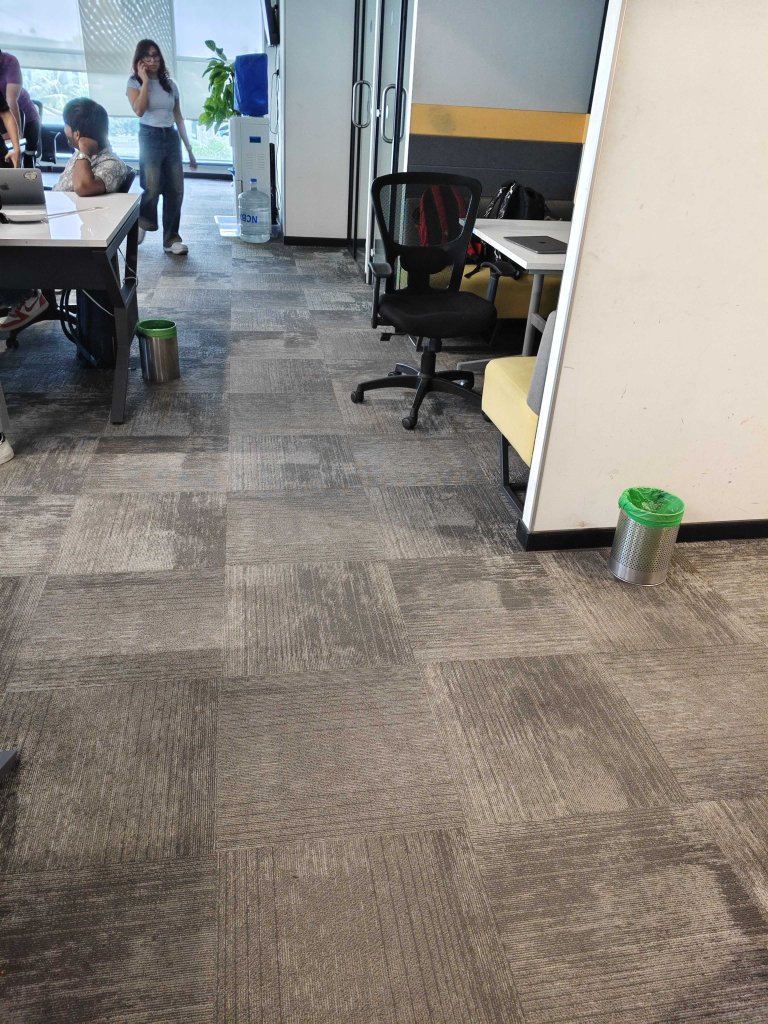
#> input picture data/floor_right_11ft.jpg, 3072 x 4096 px, found by its file name (shown at 1/4 size)
$ python sparse_disp_sift_ransac.py
#> lines starting #> are read from the running program, lines starting #| are printed output that depends on the picture; long printed decimals are rounded
import cv2
import numpy as np

# Load grayscale stereo images
imgR = cv2.imread('/Users/vedant/Documents/Projects_Flam/stereo_disp/data/floor_right_11ft.jpg', cv2.IMREAD_GRAYSCALE)
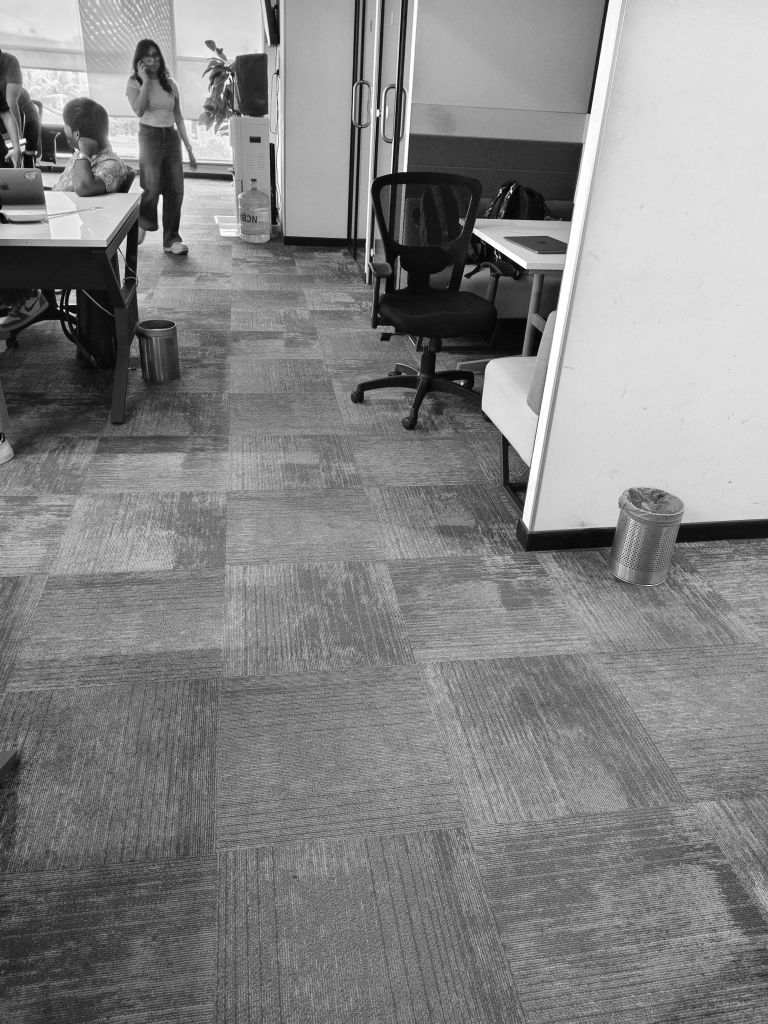
#> imgR: shape (4096, 3072) (shown at 1/4 size); min 0, max 255, mean 132.4
imgL = cv2.imread('/Users/vedant/Documents/Projects_Flam/stereo_disp/data/floor_left_11ft.jpg', cv2.IMREAD_GRAYSCALE)
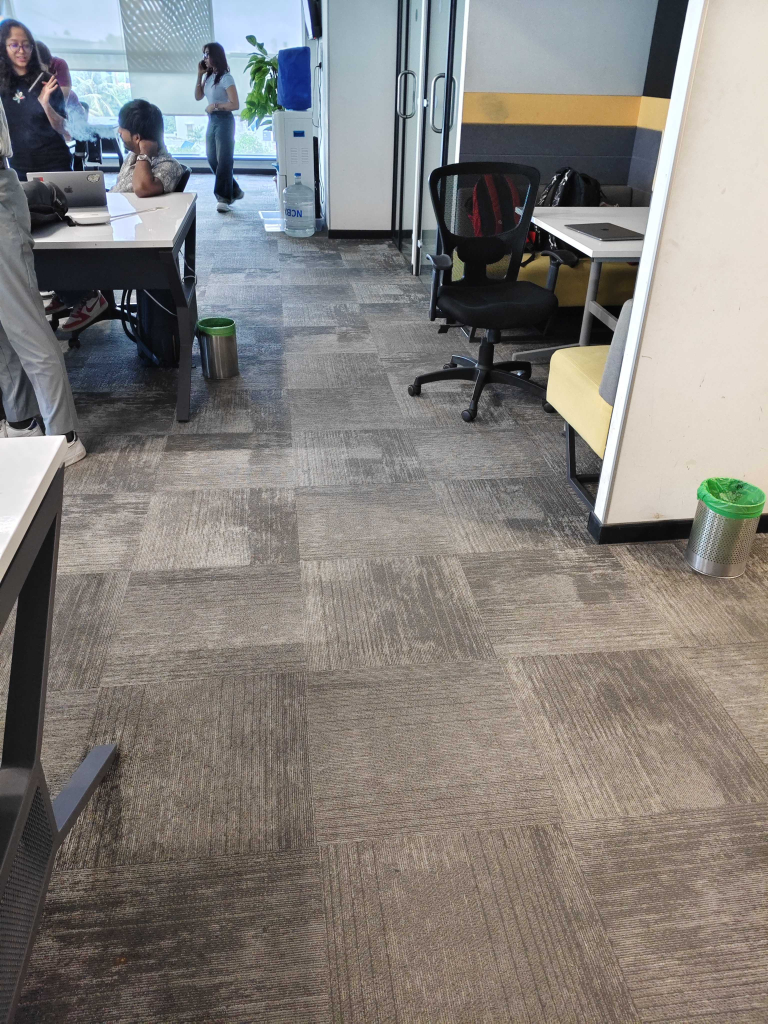
#> input picture data/floor_left_11ft.jpg, 3072 x 4096 px, found by its file name (shown at 1/4 size)
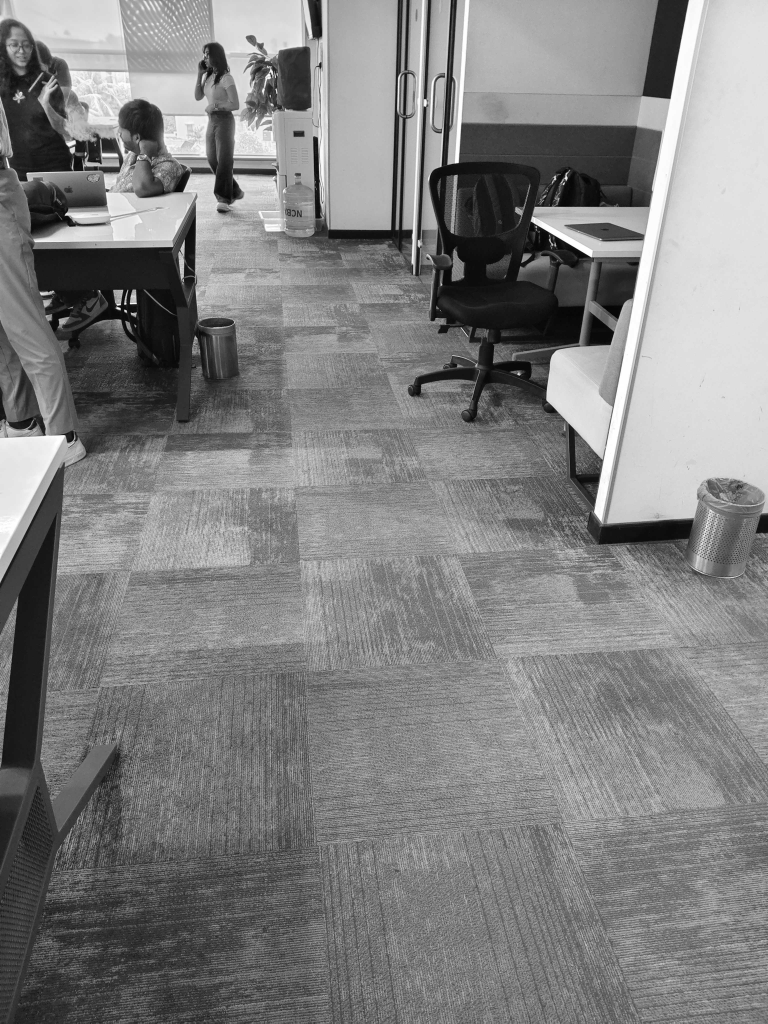
#> imgL: shape (4096, 3072) (shown at 1/4 size); min 0, max 255, mean 128.2

# Resize images to (width=1280, height=960)
target_size = (1080, 1920)
imgL = cv2.resize(imgL, target_size, interpolation=cv2.INTER_AREA)
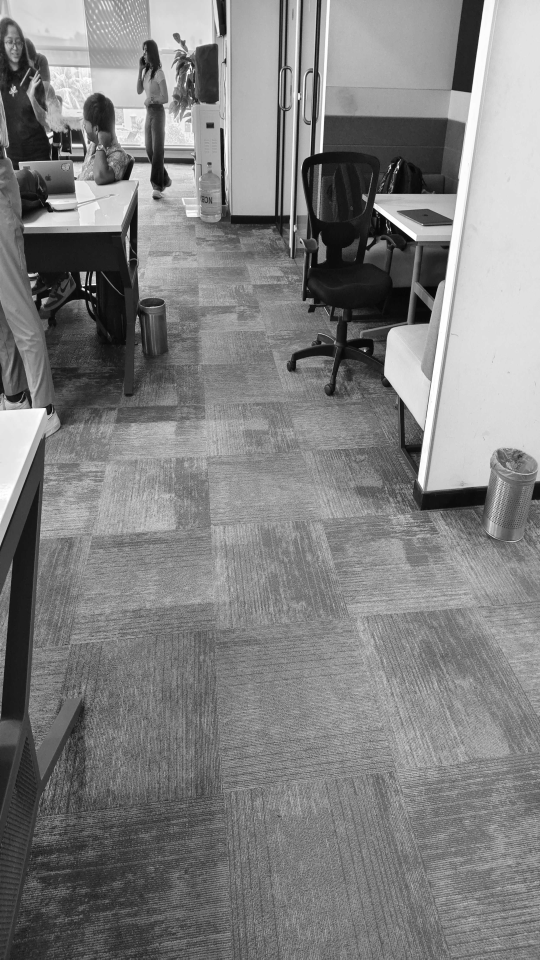
#> imgL: shape (1920, 1080) (shown at 1/2 size); min 3, max 255, mean 128.2
imgR = cv2.resize(imgR, target_size, interpolation=cv2.INTER_AREA)
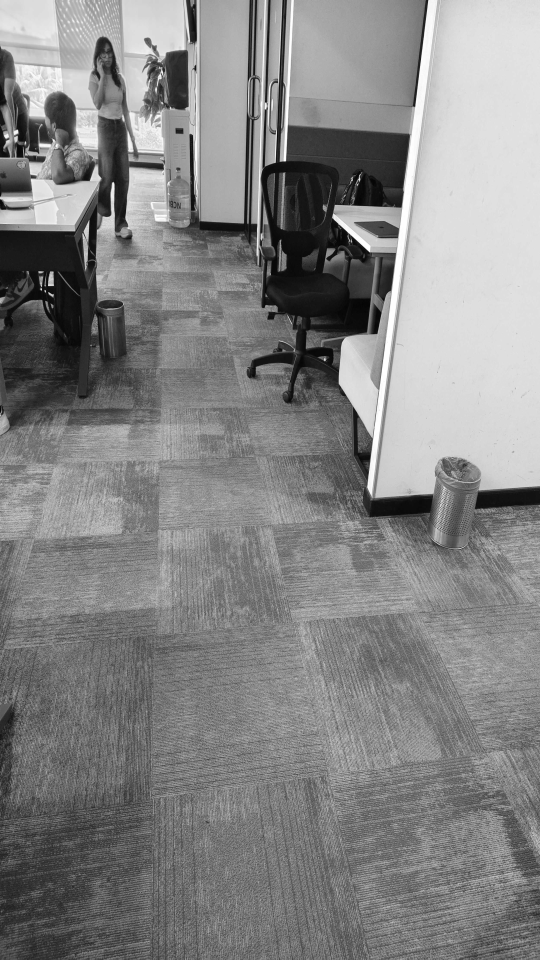
#> imgR: shape (1920, 1080) (shown at 1/2 size); min 1, max 255, mean 132.4

# imgR = cv2.imread('/home/vedant/Documents/Projects_Flam/stereo_disp/data/small_mov_left.jpeg', cv2.IMREAD_GRAYSCALE)
# imgL = cv2.imread('/home/vedant/Documents/Projects_Flam/stereo_disp/data/small_mov_right.jpeg', cv2.IMREAD_GRAYSCALE)

# Initialize SIFT detector
sift = cv2.SIFT_create()

# Detect keypoints and compute descriptors for both images
kpL, desL = sift.detectAndCompute(imgL, None)
#> kpL = 10253 keypoints; strongest (x, y, size): (176, 583, 2.7), (176, 569, 2.3), (796, 334, 3.5), (102, 282, 5.8)
kpR, desR = sift.detectAndCompute(imgR, None)
#> kpR = 9929 keypoints; strongest (x, y, size): (82, 578, 2.6), (719, 359, 3.3), (226, 368, 4.3), (32, 264, 6.1)

# Create BFMatcher with L2 norm for SIFT descriptors
bf = cv2.BFMatcher(cv2.NORM_L2, crossCheck=True)

# Match descriptors
matches = bf.match(desL, desR)
#> matches = 4220 matches

# Sort matches by distance (lower is better)
matches = sorted(matches, key=lambda x: x.distance)

# Extract matched points from keypoints
ptsL = np.array([kpL[m.queryIdx].pt for m in matches])
#> ptsL = 4220 pairs, first value 6.96 to 1076.9, second value 4.67 to 1916.8
ptsR = np.array([kpR[m.trainIdx].pt for m in matches])
#> ptsR = 4220 pairs, first value 2.96 to 1077, second value 4.58 to 1917.1

# Use RANSAC to remove outliers and compute the fundamental matrix
F, mask = cv2.findFundamentalMat(ptsL, ptsR, cv2.FM_RANSAC, 0.5, 0.85)
#> F = [[-7.63e-07, -3.35e-05, 0.027], [3.36e-05, -2.21e-06, -0.025], [-0.0266, 0.0255, 1]]; mask = 4220 values, max 1 at index 0, min 0 at index 1, mean 0.382

# Mask the good matches (inliers)
inliers = mask.ravel() == 1
ptsL_inliers = ptsL[inliers]
#> ptsL_inliers = 1613 pairs, first value 94.4 to 1076.9, second value 135 to 1915.4
ptsR_inliers = ptsR[inliers]
#> ptsR_inliers = 1613 pairs, first value 2.96 to 1054.6, second value 133.8 to 1917.1

# Visualize matches (only inliers)
img_matches = cv2.drawMatches(imgL, kpL, imgR, kpR, [matches[i] for i in range(len(matches)) if inliers[i]], None, flags=2)
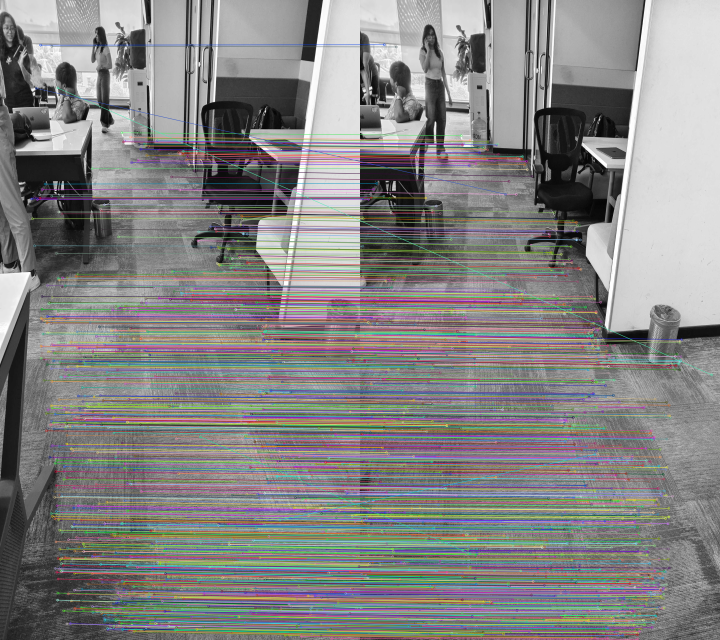
#> img_matches: shape (1920, 2160, 3) (shown at 1/3 size); mean of channels 0, 1, 2 131.4, 132, 132.8; drawn as B, G, R

# Save the image showing inlier matches
cv2.imwrite("sparse_disparity_matches_inliers.png", img_matches)

# Print disparities for inliers
sparse_disparities = []
for i, (ptL, ptR) in enumerate(zip(ptsL_inliers, ptsR_inliers)):
    disparity = ptL[0] - ptR[0]  # xL - xR
    sparse_disparities.append((ptL, disparity))
    print(f"Point {i}: Location={ptL}, Disparity={disparity:.2f}")
#> this loop made 1613 passes
#> (ptL, ptR, disparity) on passes 1 to 3: ([539.7, 461.7], [476.9, 476.7], 62.84), ([278.5, 1059.4], [166.8, 1067.2], 111.7), ([277.2, 1069.7], [166.1, 1077.5], 111)
#| Point 0: Location=[539.730  461.681], Disparity=62.84
#| Point 1: Location=[ 278.519 1059.409], Disparity=111.73
#| Point 2: Location=[ 277.150 1069.728], Disparity=111.03
#| Point 3: Location=[471.739 421.793], Disparity=62.02
#| Point 4: Location=[473.505 420.038], Disparity=61.21
#| Point 5: Location=[722.179 902.580], Disparity=92.13
#| Point 6: Location=[657.836 794.768], Disparity=83.92
#| Point 7: Location=[168.708 759.626], Disparity=93.55
#> (further printed lines are left out)
#> after the loop, sparse_disparities = 1613 items, first 6: ([539.7, 461.7], 62.84), ([278.5, 1059.4], 111.7), ([277.2, 1069.7], 111), ([471.7, 421.8], 62.02), ([473.5, 420], 61.21), ([722.2, 902.6], 92.13)

baseline_cm = 7.9 # baseline in cm calculated using the sensor data
focal_length_mm = 4.745 # Focal length in mm
sensor_size_x_mm = 6.4 # Camera sensor size in
sensor_size_y_mm = 4.8
image_res_x = 4000
image_res_y = 3000

focal_length_pxs = focal_length_mm * (image_res_x/sensor_size_x_mm)
print('Focal_Length_in mm: ',focal_length_pxs)

sparse_depths = []
for i, (ptL, ptR) in enumerate(zip(ptsL_inliers, ptsR_inliers)):
    disparity = ptL[0] - ptR[0]  # xL - xR
    if disparity > 0:
        depth = (1.16 * (focal_length_pxs * baseline_cm)) / disparity  # Assuming a baseline of 1 unit
        sparse_depths.append((ptL, depth))
        print(f"Point {i}: Location={ptL}, Depth={depth:.2f}")
#> this loop made 1613 passes
#> (ptL, ptR, disparity, depth) on passes 1 to 12: ([539.7, 461.7], [476.9, 476.7], 62.84, 432.5), ([278.5, 1059.4], [166.8, 1067.2], 111.7, 243.2), ([277.2, 1069.7], [166.1, 1077.5], 111, 244.8), ([471.7, 421.8], [409.7, 434.4], 62.02, 438.2), ([473.5, 420], [412.3, 432.2], 61.21, 444), ([722.2, 902.6], [630, 916.3], 92.13, 295), ([657.8, 794.8], [573.9, 808.9], 83.92, 323.8), ([168.7, 759.6], [75.16, 762], 93.55, 290.5), ([785.4, 986.4], [687, 999.3], 98.43, 276.1), ([704.3, 968.5], [607.9, 980.9], 96.39, 282), ([789.8, 1097], [683.9, 1108.9], 105.9, 256.6), ([721.1, 674.8], [643.1, 692.5], 78.01, 348.4)
#> (disparity, depth) on passes 61 to 66: (125.5, 216.5), (138.9, 195.7), (158.2, 171.8), (127.4, 213.3), (86.42, 314.5), (138.9, 195.7)
#> after the loop, sparse_depths = 1611 items, first 6: ([539.7, 461.7], 432.5), ([278.5, 1059.4], 243.2), ([277.2, 1069.7], 244.8), ([471.7, 421.8], 438.2), ([473.5, 420], 444), ([722.2, 902.6], 295)

# Save sparse disparities to a file
with open("sparse_disparities_with_ids_inliers.txt", "w") as f:
    f.write("Index, X, Y, Disparity\n")
    for i, (pt, disp) in enumerate(sparse_disparities):
        x, y = pt
        f.write(f"{i}, {x:.2f}, {y:.2f}, {disp:.2f}\n")
#> this loop made 1613 passes
#> (disp, x, y) on passes 1 to 3: (62.84, 539.7, 461.7), (111.7, 278.5, 1059.4), (111, 277.2, 1069.7)

# Save sparse depths to a file
with open("sparse_depths_with_ids_inliers.txt", "w") as f:
    f.write("Index, X, Y, Depth\n")
    for i, (pt, depth) in enumerate(sparse_depths):
        x, y = pt
        f.write(f"{i}, {x:.2f}, {y:.2f}, {depth:.2f}\n")
#> this loop made 1611 passes
#> (depth, x, y) on passes 1 to 3: (432.5, 539.7, 461.7), (243.2, 278.5, 1059.4), (244.8, 277.2, 1069.7)
